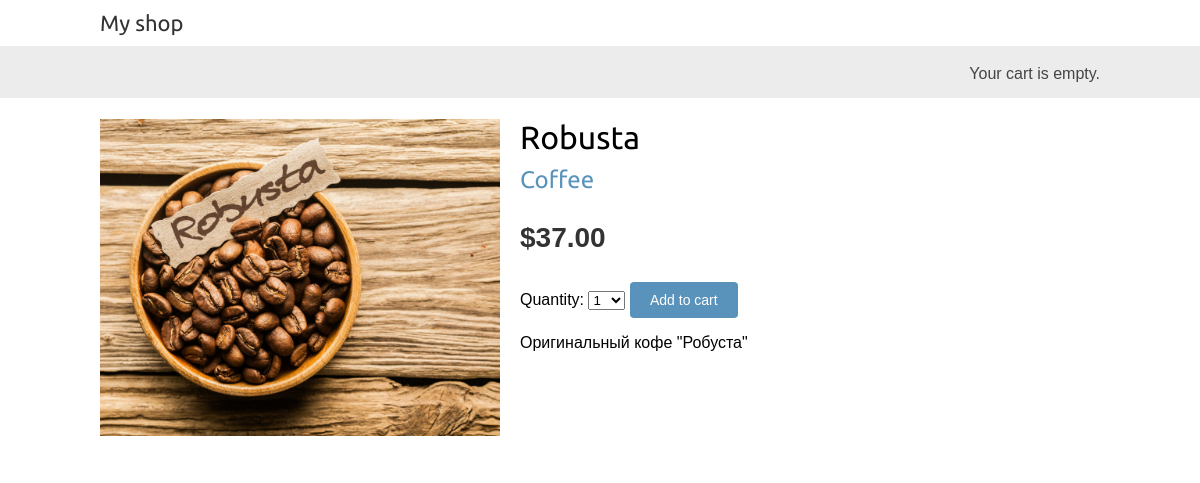
/4/robusta/, run on the app's committed database.
### shop/models.py (models this page shows, shortened)
class Product(models.Model):
    category = models.ForeignKey(Category,
                                 related_name='products',
                                 on_delete=models.CASCADE)
    name = models.CharField(max_length=200, db_index=True)
    slug = models.SlugField(max_length=200, db_index=True)
    image = models.ImageField(upload_to='products/%Y/%m/%d', blank=True)
    description = models.TextField(blank=True)
    price = models.DecimalField(max_digits=10, decimal_places=2)
    available = models.BooleanField(default=True)
    created = models.DateTimeField(auto_now_add=True)
    updated = models.DateTimeField(auto_now=True)
    class Meta:
        ordering = ('name',)
        index_together = (('id', 'slug'),)

class Category(models.Model):
    name = models.CharField(max_length=200, db_index=True)
    slug = models.CharField(max_length=200, unique=True)
    def get_absolute_url(self):
        return reverse('shop:product_list_by_category', args=[self.slug])  # непонятно двоеточие
    class Meta:
        ordering = ('name',)
        verbose_name = 'category'
        verbose_name_plural = 'categories'
    def __str__(self):
        return self.name

### shop/views.py (the view)
# urls.py: path('<int:id>/<slug:slug>/', views.product_detail, name='product_detail'),
def product_detail(request, id, slug):
    product = get_object_or_404(Product, id=id, slug=slug, available=True)
    cart_product_form = CartAddProductForm()
    return render(request, 'shop/product/detail.html',
                  {'product': product,
                   'cart_product_form': cart_product_form})

### cart/forms.py
class CartAddProductForm(forms.Form):
    quantity = forms.TypedChoiceField(choices=PRODUCT_QUANTITY_CHOICES, coerce=int)
    update = forms.BooleanField(required=False,
                                initial=False,
                                widget=forms.HiddenInput())

### shop/templates/shop/product/detail.html (shortened to what this page needs)
{% extends "shop/base.html" %}
{% load static %}
{% block content %}
    <div class="product-detail">
        <img src="{% if product.image %}{{ product.image.url }}{% else %}{% static "img/no_image.png" %}{% endif %}">
        <h1>{{ product.name }}</h1>
        <h2>
            <a href="{{ product.category.get_absolute_url }}">{{ product.category }}</a>
        </h2>
        <p class="price">${{ product.price }}</p>
        <form action="{% url "cart:cart_add" product.id %}" method="post">
            {{ cart_product_form }}
            <input type="submit" value="Add to cart">
        </form>
        {{ product.description|linebreaks }}
    </div>
{% endblock %}

### shop/static/css/base.css (style rules this page uses)
body { margin:0; padding:0; font-family:helvetica, sans-serif; }
h1, h2, h3, h4, h5 , h6 { font-family: 'Ubuntu', sans-serif; font-weight:normal; }
a { text-decoration:none; color:#5993bb; }
a.button, input[type="submit"] { color:#fff; background:#5993bb; border-radius:4px; padding:10px 20px; font-size:14px; border:0; }
.product-detail { text-align:justify; }
.product-detail .price { color:#333; font-size:28px; font-weight:bold; }
.product-detail img { width:40%; float:left; padding:0 20px 20px 0; }
.product-detail h1 { margin-bottom:0; }
.product-detail h2 { margin-top:10px; }

### data on the page
Product: image (picture), name "Robusta", category "Coffee", price "37.00", description "Оригинальный кофе \"Робуста\""
